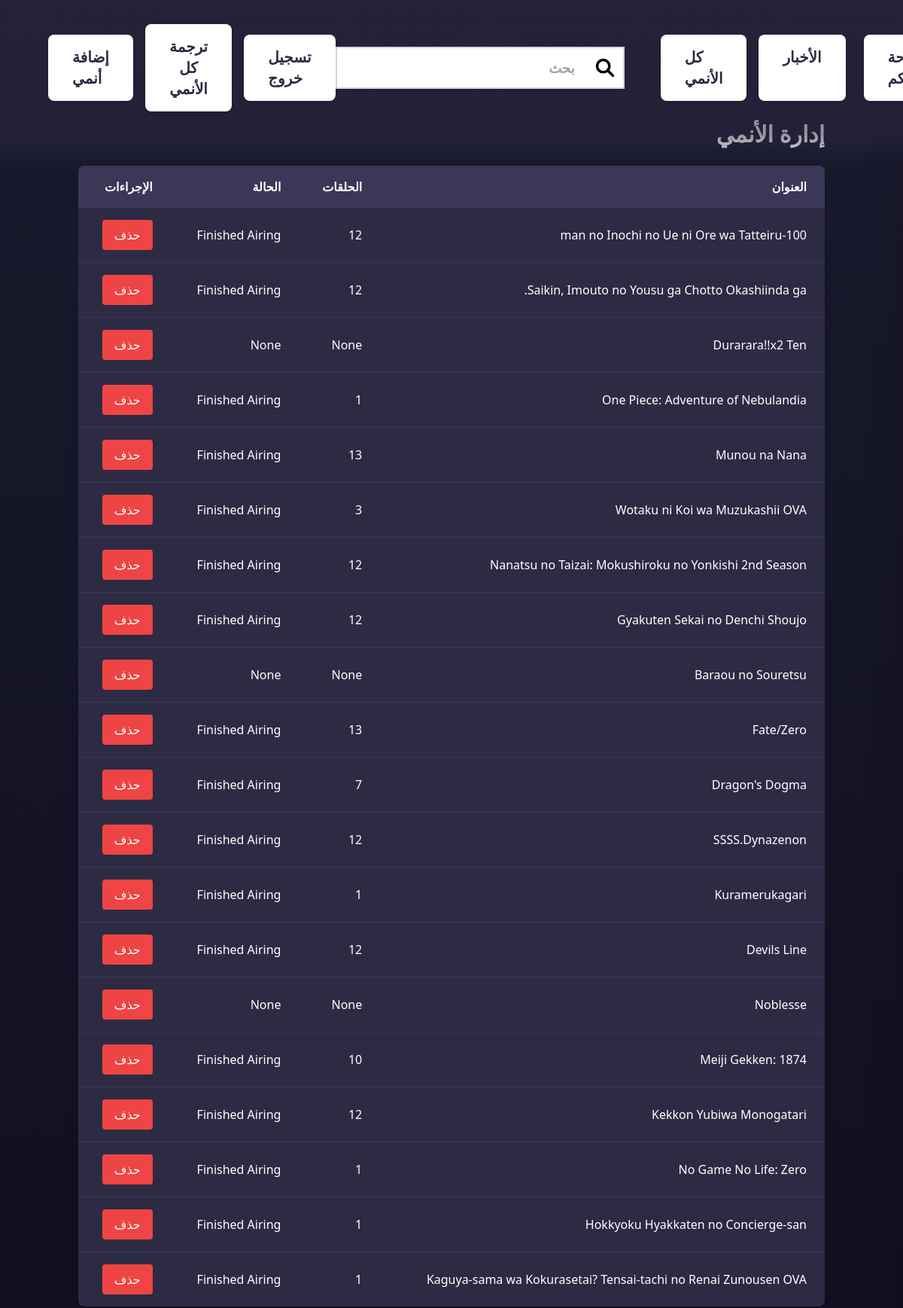
The app's page /admin/animes?page=2 (signed in, upper part), older data.
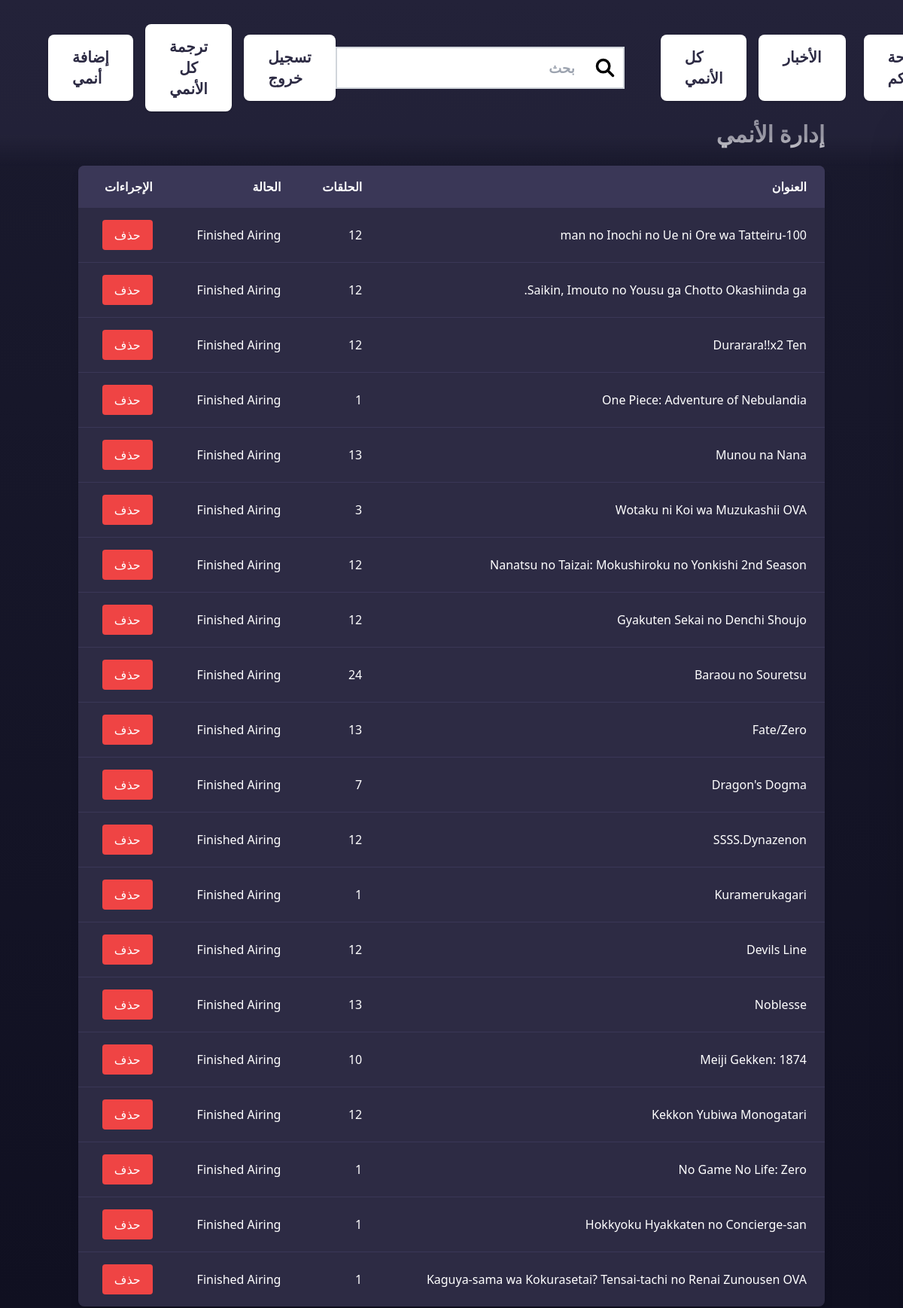
The same page, newer data.
### models.py (models this page shows, shortened)
class Anime(db.Model):
    id = db.Column(db.Integer, primary_key=True)
    title = db.Column(db.String(255), nullable=False)
    rating = db.Column(db.String(20))
    rating_ar = db.Column(db.String(50), nullable=True)
    quality = db.Column(db.String(10))
    episode_count = db.Column(db.Integer)
    type = db.Column(db.String(50))
    type_ar = db.Column(db.String(50), nullable=True)
    duration = db.Column(db.String(20))
    duration_ar = db.Column(db.String(50), nullable=True)
    description = db.Column(db.Text)
    description_ar = db.Column(db.Text, nullable=True)
    japanese_title = db.Column(db.String(255))
    synonyms = db.Column(db.String(255))
    aired = db.Column(db.String(255))
    aired_ar = db.Column(db.String(255), nullable=True)
    premiered = db.Column(db.String(50))
    premiered_ar = db.Column(db.String(50), nullable=True)
    status = db.Column(db.String(50))
    status_ar = db.Column(db.String(50), nullable=True)
    mal_score = db.Column(db.Float)
    genres = db.Column(db.String(255))
    genres_ar = db.Column(db.String(255), nullable=True)
    studios = db.Column(db.String(255))
    producers = db.Column(db.String(255))
    poster_image = db.Column(db.String(255))
    portrait_image = db.Column(db.String(255))
    created_at = db.Column(db.DateTime, default=datetime.utcnow)
    episodes = db.relationship('Episode', backref='anime', lazy=True)
    comments = db.relationship('Comment', backref='anime', lazy=True)
    is_spotlight = db.Column(db.Boolean, default=False)
    mal_id = db.Column(db.Integer)

### app.py (the view)
@bp.route('/admin/animes')
@login_required
@admin_required
def manage_animes():
    page = request.args.get('page', 1, type=int)
    anime_list = Anime.query.order_by(Anime.created_at.desc()).paginate(page=page, per_page=20)
    return render_template('admin/animes.html', anime_list=anime_list)

### app.py (called while the page is built)
def admin_required(f):
    @wraps(f)
    def decorated_function(*args, **kwargs):
        if not current_user.is_authenticated or current_user.role != 'admin':
            abort(403)
        return f(*args, **kwargs)
    return decorated_function

### app_factory.py (called while the page is built)
def create_app():
    app = Flask(__name__, instance_relative_config=True)
    app.config.from_object(Config)  # Load configuration from Config class
    app.config['UPLOAD_FOLDER'] = os.path.join(app.root_path, 'static', 'uploads')
    if not os.path.exists(app.config['UPLOAD_FOLDER']):
        os.makedirs(app.config['UPLOAD_FOLDER'])
    db.init_app(app)
    migrate.init_app(app, db)
    login_manager.init_app(app)
    csrf.init_app(app)
    cache.init_app(app)
    mail.init_app(app)  # Initialize Flask-Mail
    with app.app_context():
        from models import User, Anime
    @login_manager.user_loader
    def load_user(user_id):
        return User.query.get(int(user_id))
    from app import bp
    app.register_blueprint(bp)
    return app

### templates/admin/animes.html (shortened to what this page needs)
{% extends "base.html" %}
{% from "macros.html" import render_pagination %}
{% block content %}
<div class="container mx-auto px-4 py-8" dir="rtl">
    <h2 class="text-3xl font-bold text-white mb-6">إدارة الأنمي</h2>
    <div class="bg-[#2d2b44] rounded-lg shadow-lg overflow-x-auto">
        <table class="min-w-full">
            <thead class="bg-[#3a3757]">
                <tr>
                    <th class="px-6 py-4 text-right text-white">العنوان</th>
                    <th class="px-6 py-4 text-right text-white">الحلقات</th>
                    <th class="px-6 py-4 text-right text-white">الحالة</th>
                    <th class="px-6 py-4 text-right text-white">الإجراءات</th>
                </tr>
            </thead>
            <tbody class="divide-y divide-[#3a3757]">
                {% for anime in anime_list %}
                <tr>
                    <td class="px-6 py-4 text-white">{{ anime.title }}</td>
                    <td class="px-6 py-4 text-white">{{ anime.episode_count }}</td>
                    <td class="px-6 py-4 text-white">{{ anime.status }}</td>
                    <td class="px-6 py-4">
                        <form method="POST" action="{{ url_for('main.delete_anime', anime_id=anime.id) }}">
                            <button type="submit" class="bg-red-500 text-white px-4 py-2 rounded hover:bg-red-600">
                                حذف
                            </button>
                        </form>
                    </td>
                </tr>
                {% endfor %}
            </tbody>
        </table>
    </div>
</div>
{% endblock %}

### templates/base.html (shortened to what this page needs)
<!DOCTYPE html>
<html lang="ar">
<head>
  <script src="https://cdn.tailwindcss.com"></script>
  <link rel="stylesheet" href="https://cdnjs.cloudflare.com/ajax/libs/font-awesome/6.0.0/css/all.min.css">
</head>
<body class="bg-gradient-to-b from-[#1a1a2e] to-[#0d0d1d] min-h-screen">
  {% include 'header.html' %}
  <div id="page-container" class="transition-transform duration-300">
    <main class="{% block main_class %}pt-32{% endblock %}">
      {% block content %}{% endblock %}
    </main>
  </div>
</body>
</html>

### templates/header.html (shortened to what this page needs)
<header class="py-8 px-12 transition-colors duration-300" style="background-color: rgba(45,43,68,0.5);">
  <div class="flex items-center justify-between w-full">
    <div class="flex items-center space-x-4">
      {% if current_user.is_authenticated %}
        {% if current_user.role in ['admin', 'mod'] %}
          <a href="{{ url_for('main.add_anime') }}" class="bg-white text-[#2d2b44] px-8 py-4 rounded-lg shadow hover:bg-gray-100 focus:outline-none text-xl font-bold">
            إضافة أنمي
          </a>
          <form id="translate-form" action="{{ url_for('main.translate_all_anime') }}" method="POST" class="inline">
            <button type="submit" class="bg-white text-[#2d2b44] px-8 py-4 rounded-lg shadow hover:bg-gray-100 focus:outline-none text-xl font-bold" onclick="showLoading()">
              ترجمة كل الأنمي
            </button>
          </form>
        {% endif %}
        <a href="{{ url_for('main.logout') }}" class="bg-white text-[#2d2b44] px-8 py-4 rounded-lg shadow hover:bg-gray-100 focus:outline-none text-xl font-bold">
          تسجيل خروج
        </a>
      {% endif %}
    </div>
    <div class="flex items-center space-x-6">
      <div class="relative">
        <input
          type="text"
          id="search-input"
          placeholder="بحث"
          dir="rtl"
          class="w-96 h-14 pl-4 pr-16 border-2 border-gray-300 focus:outline-none focus:ring-2 focus:ring-purple-300 text-lg font-bold text-right rounded-none"
        />
        <div class="absolute inset-y-0 right-0 flex items-center pr-3 pointer-events-none">
        </div>
      </div>
      <div class="hidden sm:flex space-x-4">
        <a href="{{ url_for('main.all_anime') }}" class="bg-white text-[#2d2b44] px-8 py-4 rounded-lg shadow hover:bg-gray-100 focus:outline-none text-xl font-bold">
          كل الأنمي
        </a>
        <a href="{{ url_for('main.news') }}" class="bg-white text-[#2d2b44] px-8 py-4 rounded-lg shadow hover:bg-gray-100 focus:outline-none text-xl font-bold">
          الأخبار
        </a>
      </div>
      {% if current_user.role == 'admin' %}
<a href="{{ url_for('main.admin_dashboard') }}" class="bg-white text-[#2d2b44] px-8 py-4 rounded-lg shadow hover:bg-gray-100 focus:outline-none text-xl font-bold">
    لوحة التحكم
</a>
{% endif %}
    </div>
  </div>
</header>

### templates/base.html (style rules this page uses)
header { position: fixed; top: 0; left: 0; right: 0; z-index: 10; transition: background-color 0.3s ease, backdrop-filter 0.3s ease; }
header::after { content: ""; position: absolute; bottom: -40px; left: 0; width: 100%; height: 40px; background: linear-gradient(to bottom, rgba(45,43,68,0.5), transparent); pointer-events: none; }
* { scrollbar-width: thin; scrollbar-color: #2d2b44 #1a1a2e; }

Row changes from the older to the newer data that the page shows:
changed Anime "Durarara!!x2 Ten": episode_count "None" → "12"; status "None" → "Finished Airing"
changed Anime "Baraou no Souretsu": episode_count "None" → "24"; status "None" → "Finished Airing"
changed Anime "Noblesse": episode_count "None" → "13"; status "None" → "Finished Airing"
